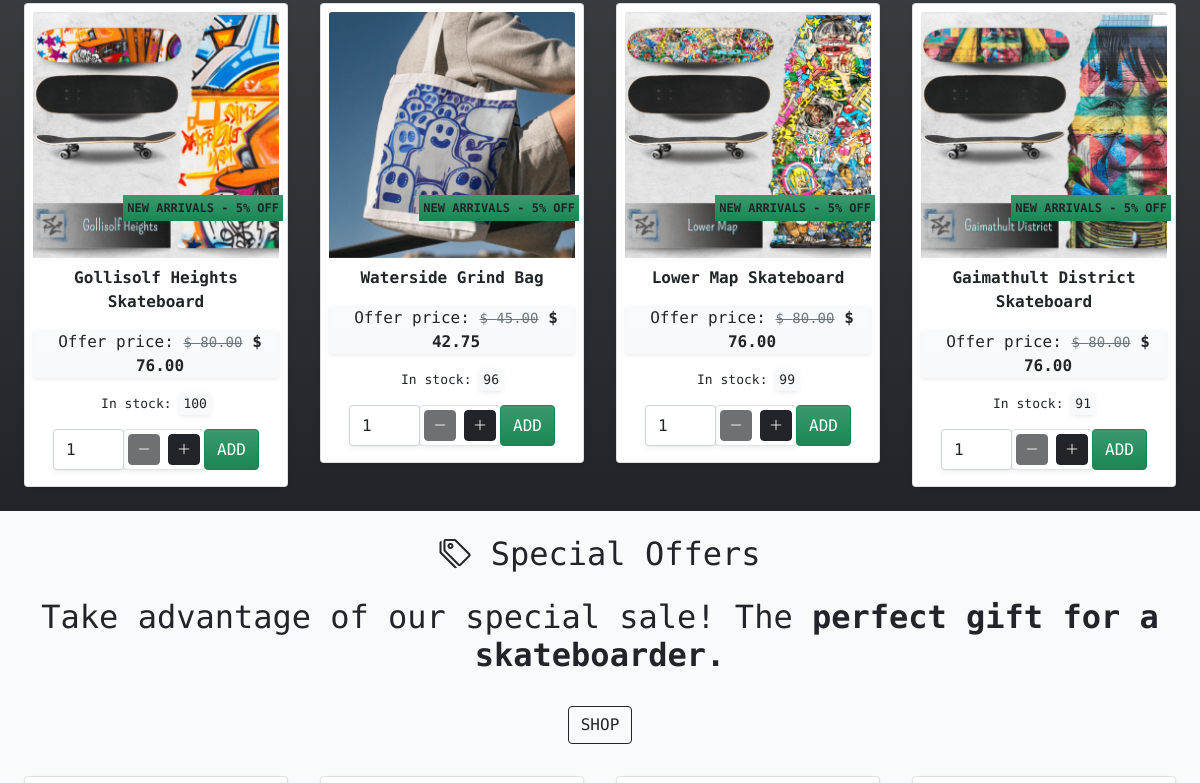
The app's page / (middle part), older data.
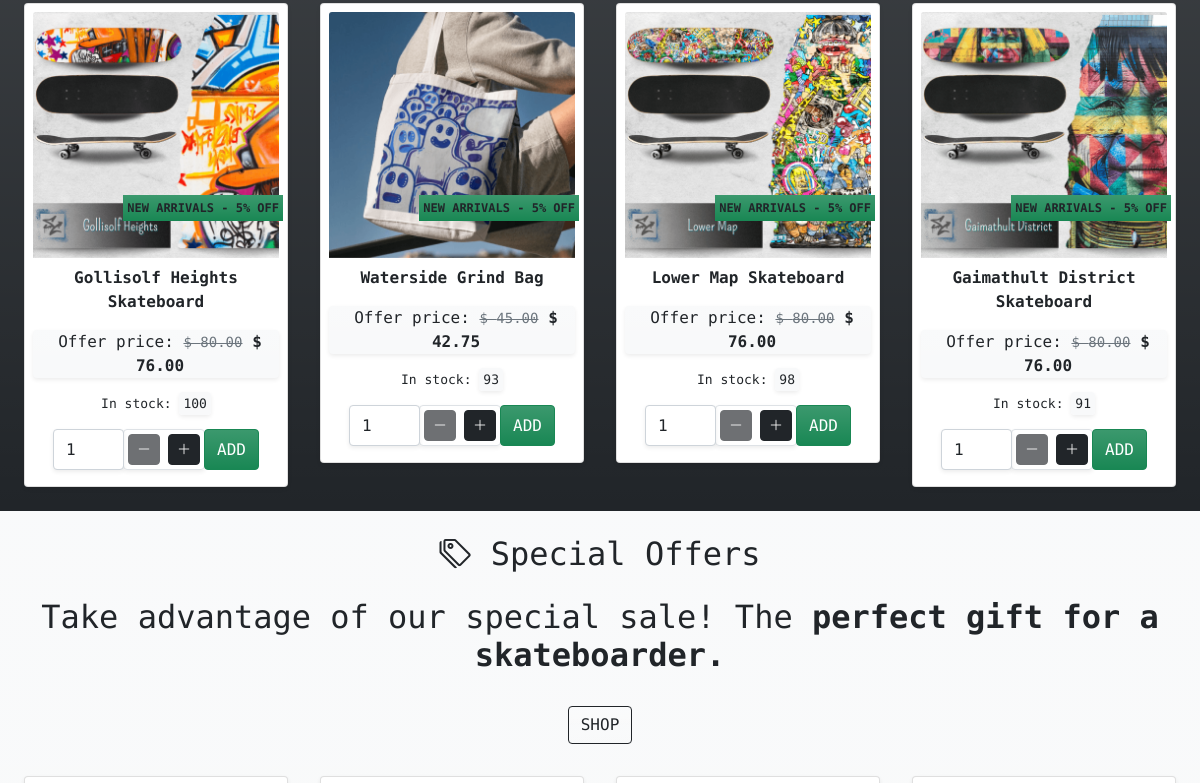
The same page, newer data.
### products/models.py (models this page shows, shortened)
class Product(models.Model):
    sku = models.SmallAutoField(primary_key=True)
    name = models.CharField(max_length=150, unique=True)
    release_date = models.DateTimeField(auto_now_add=True)
    category = models.ForeignKey('Category', null=True, blank=True,
                                 on_delete=models.SET_NULL)
    quantity_available = models.IntegerField(default=100,
                                             validators=[MinValueValidator(0)]
                                             )
    description = models.TextField()
    price = models.DecimalField(max_digits=6, decimal_places=2)
    offer = models.ForeignKey(Offer, null=True, blank=True,
                              on_delete=models.SET_NULL)
    discount = models.DecimalField(max_digits=6, decimal_places=2,
                                   null=True, blank=True)
    product_image = models.ImageField(null=True, blank=True)
    product_image_url = models.URLField(max_length=1024, null=True, blank=True)
    slug = models.SlugField(max_length=254, null=True, blank=True, unique=True)
    class Meta:
        ordering = ['-release_date']
    def cal_discount_price(self):
        return self.price - ((self.price * self.offer.offer_discount) / 100)

class Offer(models.Model):
    offer_sku = models.SmallAutoField(primary_key=True)
    offer_name = models.CharField(max_length=50,)
    offer_display = models.CharField(max_length=254, null=True, blank=True)
    offer_discount = models.IntegerField(default=0,
                                         validators=[MaxValueValidator(80),
                                                     MinValueValidator(0)]
                                         )

### home/views.py (the view)
# urls.py: path('', views.index, name='home')
def index(request):
    special_list = Product.objects.filter(offer=2).order_by(
        "-release_date")[0:4]
    news_list = Product.objects.filter(offer=1).order_by("-release_date")[0:4]
    last_list = Product.objects.filter(offer=3).order_by("-release_date")[0:4]
    context = {
        "special_list": special_list,
        "news_list": news_list,
        "last_list": last_list,
    }
    return render(request, 'index.html', context)

### templates/index.html (shortened to what the changed rows need)
{% extends "base.html" %}
{% load static %}
{% block content %}
<div class="p-2 container-fluid text-center bg-dark bg-gradient">
    <div class="container-fluid">
        <div class="row">
            {% for product in news_list %}
                <div class="col-sm-6 col-lg-3 p-0">
                    <div class="card m-3 shadow-sm">
                        <div class="card-body m-1 p-1">
                            <a href="{% url 'product_details' product.slug %}">
                                <div class="image-container">
                                    {% if product.product_image %}
                                    <img class="card-img-top" src="{{ product.product_image.url }}" alt="{{ product.name }}">
                                    {% else %}
                                    <img class="card-img-top" src="{{ MEDIA_URL }}noimage-sc.png" alt="No image of the product">
                                    {% endif %}
                                    {% if product.offer %}
                                    <div class="offer-tag bg-success bg-gradient">
                                        <p class="card-text text-uppercase p-1 m-0 text-dark fw-bold" style="font-size: 12px;">{{ product.offer.offer_display }} - {{ product.offer.offer_discount }}% OFF</p>
                                    </div>
                                    {% endif %}
                                </div>
                            </a>
                            <p class="card-text fw-bold mt-2">{{ product.name }}</p>
                            <div class="bg-light bg-gradient rounded shadow-sm mt-3">
                                {% if product.offer %}
                                <p class="ps-2 card-text">Offer price: <span class="text-muted fw-light"><del><small>$ {{ product.price }}</small></del></span> <strong>$ {{ product.cal_discount_price }} </strong></p>
                                {% else %}
                                <p class="ps-2 card-text">Price: <strong>$ {{ product.price }}</strong></p>
                                {% endif %}
                            </div>
                            {% if product.quantity_available %}
                            <p class="card-text m-3 fw-light" style="font-size: 13px;">In stock: <span class="bg-light rounded p-1 shadow-sm">{{ product.quantity_available }}</span></p>
                            {% else %}
                            <p class="card-text m-3" style="font-size: 13px;"><span class="bg-light rounded p-1 shadow-sm text-danger">Out of Stock</span></p>
                            {% endif %}
                            <div class="mt-2 mb-2">
                                <form class="form" action="{% url 'add_to_bag' product.slug %}" method="POST">
                                    <div class="form-row">
                                        <div class="col-12 d-flex justify-content-center">
                                            <div class="form-group w-70">
                                                <div class="input-group">
                                                    <input class="form-control qty_input rounded shadow-sm" type="number"
                                                        name="quantity" value="1" min="1" max="99"
                                                        data-item_id="{{ product.slug }}"
                                                        id="id_qty_{{ product.slug }}" aria-label="Quantity">
                                                    <div class="d-flex flex-row border rounded shadow-sm">
                                                        <div class="input-group-prepend m-1">
                                                            <button type="button" class="decrement-qty btn btn-sm btn-dark rounded"
                                                                data-item_id="{{ product.slug }}" id="{{ product.slug }}-decrement-qty" aria-label="Less">
                                                                <span><i class="bi bi-dash-lg"></i></span>
                                                            </button>
                                                        </div>
                                                        <div class="input-group-append m-1">
                                                            <button type="button" class="increment-qty btn btn-sm btn-dark rounded"
                                                                data-item_id="{{ product.slug }}" id="{{ product.slug }}-increment-qty" aria-label="Plus">
                                                                <span><i class="bi bi-plus-lg"></i></span>
                                                            </button>
                                                        </div>
                                                    </div>
                                                    <input type="submit" class="btn btn-success bg-gradient rounded text-uppercase" value="Add">
                                                </div>
                                            </div>
                                        </div>
                                    </div>
                                </form>
                            </div>
                        </div>
                    </div>
                </div>
            {% endfor %}
        </div>
    </div>
</div>
<div class="p-2 container-fluid text-center bg-light bg-gradient">
    <h2 class="m-2 p-2"><i class="bi bi-tags"></i> Special Offers</h2>
    <h2 class="m-2 p-2">Take advantage of our special sale! The <strong>perfect gift for a skateboarder.</strong></h2>
</div>
{% endblock content %}

Row changes from the older to the newer data that the page shows:
changed Product "Waterside Grind Bag": quantity_available "96" → "93"
changed Product "Lower Map Skateboard": quantity_available "99" → "98"
